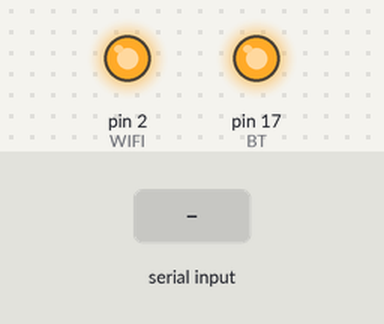
Bench run of a sketch on a simulated Arduino Uno, built with avr-gcc and run on an emulated ATmega328P. Parts: output pins drawn as LEDs (lit = HIGH). Inputs (shaded band) come from the test bench.

Above: at 1.2 s.
1.3 s: "a" received over Serial
At 1.8 s:
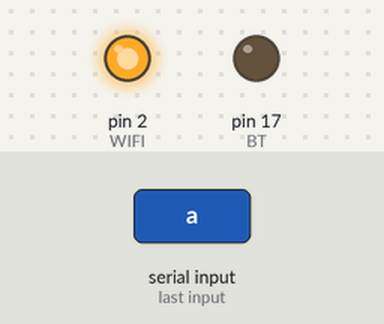
2.8 s: "w" received over Serial
At 4.2 s:
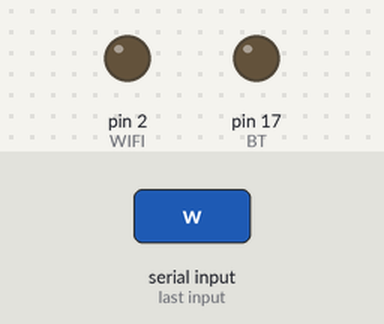
Timing chart, 0 to 5.8 s (numbered marks = the images above; inputs shaded):
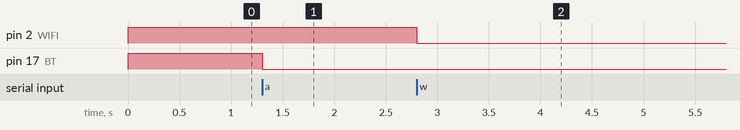

Measured:
- after the input at 1.3 s, pin 17 (BT): HIGH → LOW at once
- after the input at 2.8 s, pin 2 (WIFI): HIGH → LOW at once

The sketch:

lab2.2.5.ino
```cpp
const int BT = 17;
const int WIFI = 2;

void setup() {
  Serial.begin(115200);
  pinMode(BT, OUTPUT);    //กำหนดค่าให้เป็น OUTPUT
  pinMode(WIFI, OUTPUT);

  digitalWrite(BT, HIGH); //ให้ LED BT ดับก่อน
  digitalWrite(WIFI, HIGH);
}

void loop() {
  char ch = Serial.read();
  if(ch == 'a'){
     digitalWrite(BT, LOW);
  }

  if(ch == 'w'){
     digitalWrite(WIFI, LOW);
  }

}
```
